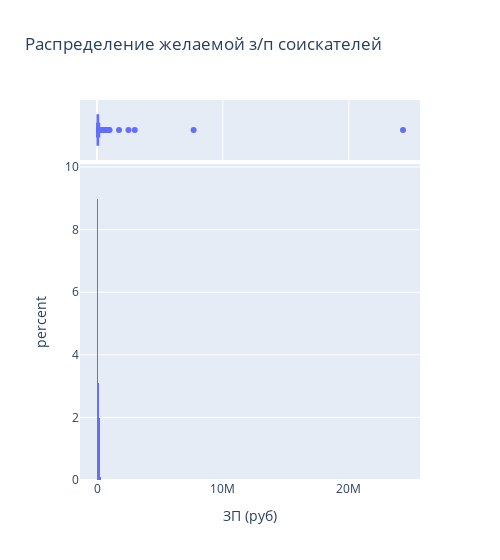

Write notebook code for a chart like this one.
### Markdown cell above
3. Постройте распределение признака **"ЗП (руб)"**. Опишите данное распределение, отвечая на следующие вопросы: каковы предельные значения признака, в каком примерном интервале находится заработная плата большинства соискателей? Есть ли аномалии для признака возраста? Обратите внимание на гигантские размеры желаемой заработной платы.
*Совет: постройте гистограмму и коробчатую диаграмму рядом.*

### Code cell
# Импорт необходимых библиотек
import pandas as pd
import plotly.express as px
from IPython.display import display  # Для отображения DataFrame
import warnings

# Заглушить все предупреждения
warnings.filterwarnings("ignore")

# Чтение данных о соискателях и курсах валют
df = pd.read_csv('data/dst-3.0_16_1_hh_database.csv', sep=';')
currency_rates = pd.read_csv('data/ExchangeRates.csv', sep=',')

# Функция для извлечения числового значения зарплаты из строки
def get_salary_num(arg):
    salary = float(arg.split(' ')[0])  # Извлекаем первую часть строки и преобразуем в float
    return salary

# Функция для извлечения валюты из строки зарплаты
def get_salary_currency(arg):
    currency_dict = {
        'USD': 'USD', 'KZT': 'KZT',
        'грн': 'UAH', 'белруб': 'BYN',
        'EUR': 'EUR', 'KGS': 'KGS',
        'сум': 'UZS', 'AZN': 'AZN'
    }
    curr = arg.split(' ')[1].replace('.', '')  # Извлекаем валюту и удаляем точки
    if curr == 'руб':
        return 'RUB'  # Преобразуем в RUB
    else:
        return currency_dict.get(curr, None)  # Возвращаем валюту из словаря

# Преобразуем даты в формат datetime для удобства работы
currency_rates['date'] = pd.to_datetime(currency_rates['date'], dayfirst=True).dt.date
df['Обновление резюме'] = pd.to_datetime(df['Обновление резюме'], dayfirst=True).dt.date

# Извлекаем зарплату и валюту из столбца 'ЗП'
df['ЗП (tmp)'] = df['ЗП'].apply(get_salary_num)
df['Валюта'] = df['ЗП'].apply(get_salary_currency)

# Объединяем таблицы по дате и валюте
merged = pd.merge(df, currency_rates, left_on=['Обновление резюме', 'Валюта'], 
                  right_on=['date', 'currency'], how='left')

# Заполняем пропуски в курсах валют и пропорциях значением 1 (по умолчанию)
merged['close'] = merged['close'].fillna(1)
merged['proportion'] = merged['proportion'].fillna(1)

# Пересчитываем зарплату в рубли с учетом пропорции и курса валют
merged['ЗП (руб)'] = merged['close'] * merged['ЗП (tmp)'] / merged['proportion']

# Удаляем временные столбцы, которые больше не нужны
merged.drop(['ЗП (tmp)', 'date', 'currency', 'per', 'time', 'vol'], axis=1, inplace=True)

# Фильтруем соискателей с зарплатой больше 1 миллиона рублей
high_salary_df = merged[merged['ЗП (руб)'] > 1e6]

# Подсчитываем количество соискателей с желаемой зарплатой больше 1 миллиона
count_high_salary = high_salary_df.shape[0]

print(f"Количество соискателей с желаемой зарплатой больше 1 миллиона рублей: {count_high_salary}")

# Выводим количество соискателей с желаемой зарплатой больше 1 миллиона рублей
display(high_salary_df)  # Показываем DataFrame с высокими зарплатами

# Строим гистограмму с помощью plotly.express для визуализации распределения зарплат
fig = px.histogram(
    data_frame=merged,  # Используем объединенный DataFrame
    x='ЗП (руб)',  # Ось X - зарплата в рублях
    title='Распределение желаемой з/п соискателей',  # Заголовок графика
    histnorm='percent',  # Нормализация по процентам
    width=500,  # Ширина графика
    marginal='box'  # Добавляем боксовую диаграмму для дополнительных статистик
)
fig.show()  # Отображаем график

### Figure 1 — Plotly figure (JSON) as saved in the notebook; plotly's stock layout.template omitted (floating-point values rounded to 4 significant figures; data arrays with more than 128 entries replaced by an {"elided": "..."} marker saying what was removed)
{"data": [{"alignmentgroup": "True", "bingroup": "x", "histnorm": "percent", "hovertemplate": "ЗП (руб)=%{x}<br>percent=%{y}<extra></extra>", "legendgroup": "", "marker": {"color": "#636efa", "pattern": {"shape": ""}}, "name": "", "offsetgroup": "", "orientation": "v", "showlegend": false, "type": "histogram", "x": {"elided": "44744 float values"}, "xaxis": "x", "yaxis": "y"}, {"alignmentgroup": "True", "hovertemplate": "ЗП (руб)=%{x}<extra></extra>", "legendgroup": "", "marker": {"color": "#636efa"}, "name": "", "notched": true, "offsetgroup": "", "showlegend": false, "type": "box", "x": {"elided": "44744 float values"}, "xaxis": "x2", "yaxis": "y2"}], "layout": {"barmode": "relative", "legend": {"tracegroupgap": 0}, "title": {"text": "Распределение желаемой з/п соискателей"}, "width": 500, "xaxis": {"anchor": "y", "domain": [0, 1], "title": {"text": "ЗП (руб)"}}, "xaxis2": {"anchor": "y2", "domain": [0, 1], "matches": "x", "showgrid": true, "showticklabels": false}, "yaxis": {"anchor": "x", "domain": [0, 0.8316], "title": {"text": "percent"}}, "yaxis2": {"anchor": "x2", "domain": [0.8416, 1], "matches": "y2", "showgrid": false, "showline": false, "showticklabels": false, "ticks": ""}}}
